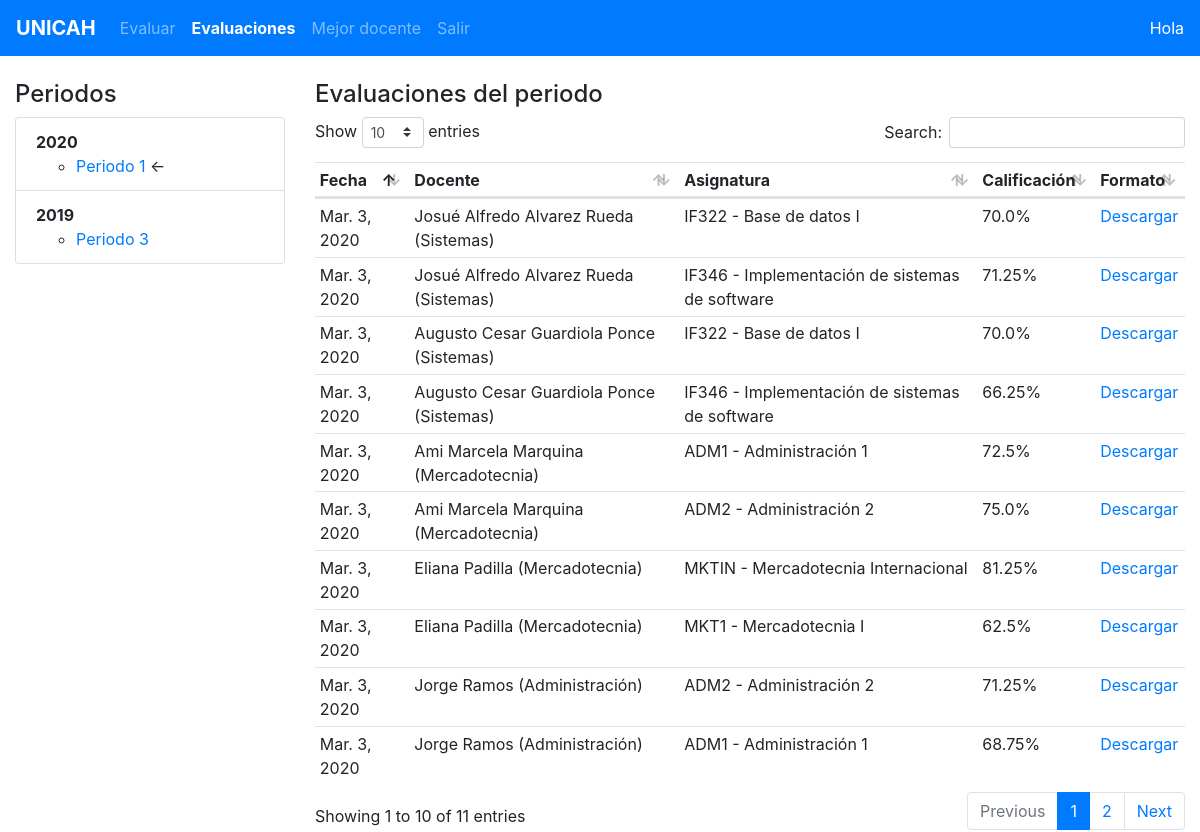
Screenshot of /evaluaciones/ (signed in) with the database file from the repository.
### app/models.py (models this page shows, shortened)
class Periodo(models.Model):
	numero = models.SmallIntegerField()
	anio = models.SmallIntegerField()

class Docente(models.Model):
	nombre = models.CharField(max_length=30)
	apellido = models.CharField(max_length=30)
	estado = models.BooleanField(default=True)
	facultad = models.ForeignKey(Facultad, on_delete=models.CASCADE, null=True, blank=True)
	def __str__(self):
		return f'{self.nombre} {self.apellido} ({self.facultad.nombre_corto})'

class Evaluacion(models.Model):
	fecha = models.DateField()
	docente = models.ForeignKey(Docente, on_delete=models.CASCADE)
	asignatura = models.ForeignKey(Asignatura, on_delete=models.CASCADE)
	periodo = models.ForeignKey(Periodo, on_delete=models.CASCADE)

class Facultad(models.Model):
	nombre_completo = models.CharField(max_length=100)
	nombre_corto = models.CharField(max_length=30)

class Asignatura(models.Model):
	codigo = models.CharField(max_length=6, unique=True)
	nombre = models.CharField(max_length=60)
	def __str__(self):
		return f'{self.codigo} - {self.nombre}'

### app/views.py (the view)
# urls.py: path('evaluaciones/', views.evaluaciones, name='evaluaciones'),
@login_required()
def evaluaciones(request):
	request.session['page'] = 'evaluaciones'
	periodos = Periodo.objects.all().order_by('-anio', '-numero')
	pid = request.GET.get('pid')
	lista_evals = []
	if pid:
		periodo = Periodo.objects.get(pk=pid)
		evals = Evaluacion.objects.filter(periodo = periodo).order_by('-fecha')
		lista_evals = []
		for e in evals:
			variables = e.detalleevaluacion_set.all()
			acum_eva = 0
			acum_max = 0
			for v in variables:
				acum_eva += v.calificacion
				acum_max += 5
			prom = (acum_eva / acum_max) * 100
			lista_evals.append({
				'id': e.id,
				'fecha': e.fecha,
				'docente': e.docente,
				'asignatura': e.asignatura,
				'calificacion': round(prom, 2)
			})
	else:
		anio = datetime.now().year
		periodo = Periodo.objects.filter(anio=anio).annotate(Max('numero'))[0]
		evals = Evaluacion.objects.filter(periodo = periodo).order_by('-fecha')
		for e in evals:
			variables = e.detalleevaluacion_set.all()
			acum_eva = 0
			acum_max = 0
			for v in variables:
				acum_eva += v.calificacion
				acum_max += 5
			prom = (acum_eva / acum_max) * 100
			lista_evals.append({
				'id': e.id,
				'fecha': e.fecha,
				'docente': e.docente,
				'asignatura': e.asignatura,
				'calificacion': round(prom, 2)
			})
	ctx = {
		'periodos': periodos,
		'periodo': periodo,
		'evals': lista_evals
	}
	return render(request, 'evaluaciones.html', ctx)

### app/templates/evaluaciones.html (shortened to what this page needs)
{% extends "base.html" %}
{% load static %}
{% load l10n %}
{% block css %}
	<link rel="stylesheet" href="{% static 'app/plugins/datatable/dataTables.bootstrap4.min.css' %}">
{% endblock %}
{% block contenido %}
	<div class="row">
		<div class="col-md-3">
			<h4>Periodos</h4>
			{% regroup periodos by anio as anio_list %}
			<ul class="list-group">
			{% for anio in anio_list %}
				<li class="list-group-item">
					<strong>{{ anio.grouper }}</strong>
					<ul>
						{% for p in anio.list %}
						<li><a href="{% url 'evaluaciones' %}?pid={{ p.id }}">Periodo {{ p.numero }}</a> {% if p == periodo %}←{% endif %}</li>
						{% endfor %}
					</ul>
				</li>
			{% endfor %}
			</ul>
		</div>
		<div class="col-md-9">
			<h4>Evaluaciones del periodo</h4>
			<table class="table table-sm" id="tbl-evaluaciones">
				<thead>
					<tr>
						<th>Fecha</th>
						<th>Docente</th>
						<th>Asignatura</th>
						<th>Calificación</th>
						<th>Formato</th>
					</tr>
				</thead>
				<tbody>
					{% for e in evals %}
					<tr>
						<td>{{ e.fecha }}</td>
						<td>{{ e.docente }}</td>
						<td>{{ e.asignatura }}</td>
						<td>{{ e.calificacion|unlocalize }}%</td>
						<td>
							<a href="{% url 'evaluacion' e.id %}" target="_blank">Descargar</a>
						</td>
					</tr>
					{% empty %}
					<tr>
						<td colspan="5">No hay evaluaciones en el periodo seleccionado</td>
					</tr>
					{% endfor %}
				</tbody>
			</table>
		</div>
	</div>
{% endblock %}

### rows the page displays
Periodo: numero "1"
Periodo: numero "3"
Docente: fecha "Mar. 3, 2020", docente "Josué Alfredo Alvarez Rueda (Sistemas)", asignatura "IF322 - Base de datos I", calificacion "70.0", asignatura "IF346 - Implementación de sistemas de software", calificacion "71.25"
Docente: fecha "Mar. 3, 2020", docente "Augusto Cesar Guardiola Ponce (Sistemas)", asignatura "IF322 - Base de datos I", calificacion "70.0", asignatura "IF346 - Implementación de sistemas de software", calificacion "66.25"
Docente: fecha "Mar. 3, 2020", docente "Ami Marcela Marquina (Mercadotecnia)", asignatura "ADM1 - Administración 1", calificacion "72.5", asignatura "ADM2 - Administración 2", calificacion "75.0"
Docente: fecha "Mar. 3, 2020", docente "Eliana Padilla (Mercadotecnia)", asignatura "MKTIN - Mercadotecnia Internacional", calificacion "81.25", asignatura "MKT1 - Mercadotecnia I", calificacion "62.5"
Docente: fecha "Mar. 3, 2020", docente "Jorge Ramos (Administración)", asignatura "ADM2 - Administración 2", calificacion "71.25", asignatura "ADM1 - Administración 1", calificacion "68.75"

### other values shown
{{ anio.grouper }} "2020" "2019"
